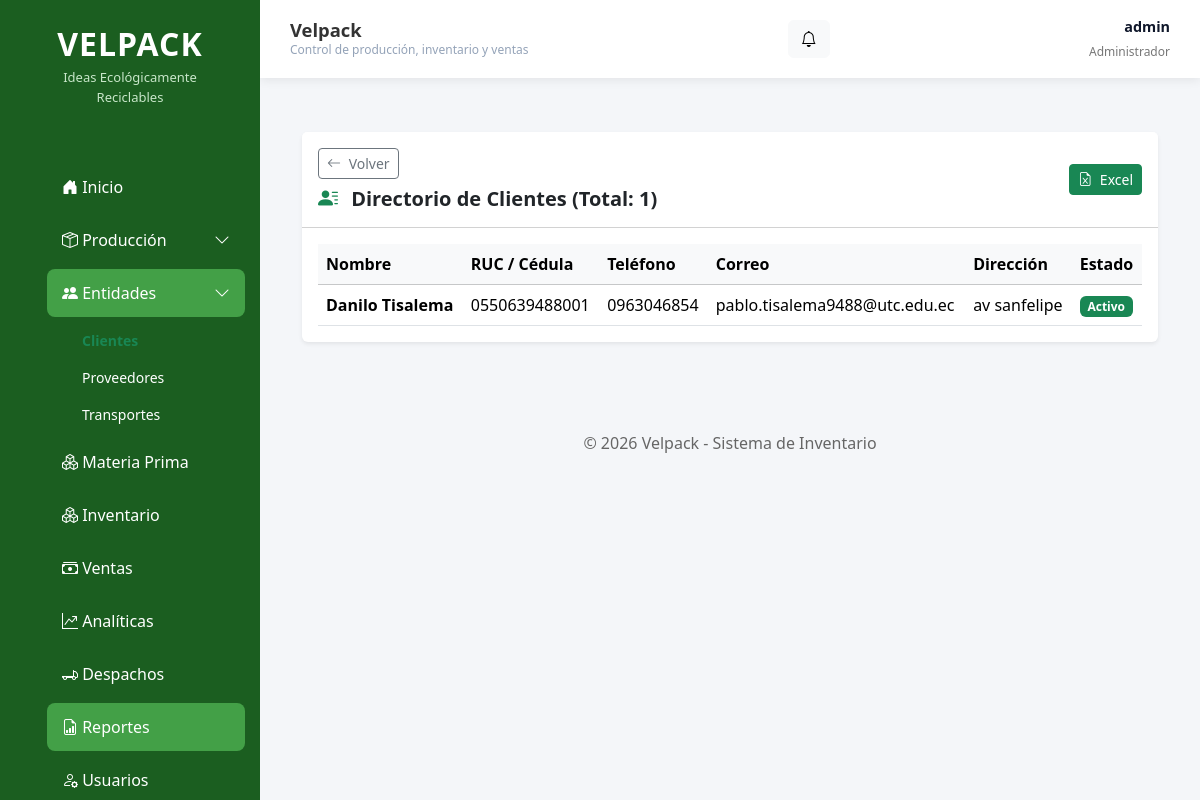
The page /reportes/clientes/ (signed in) on the database as committed earlier.
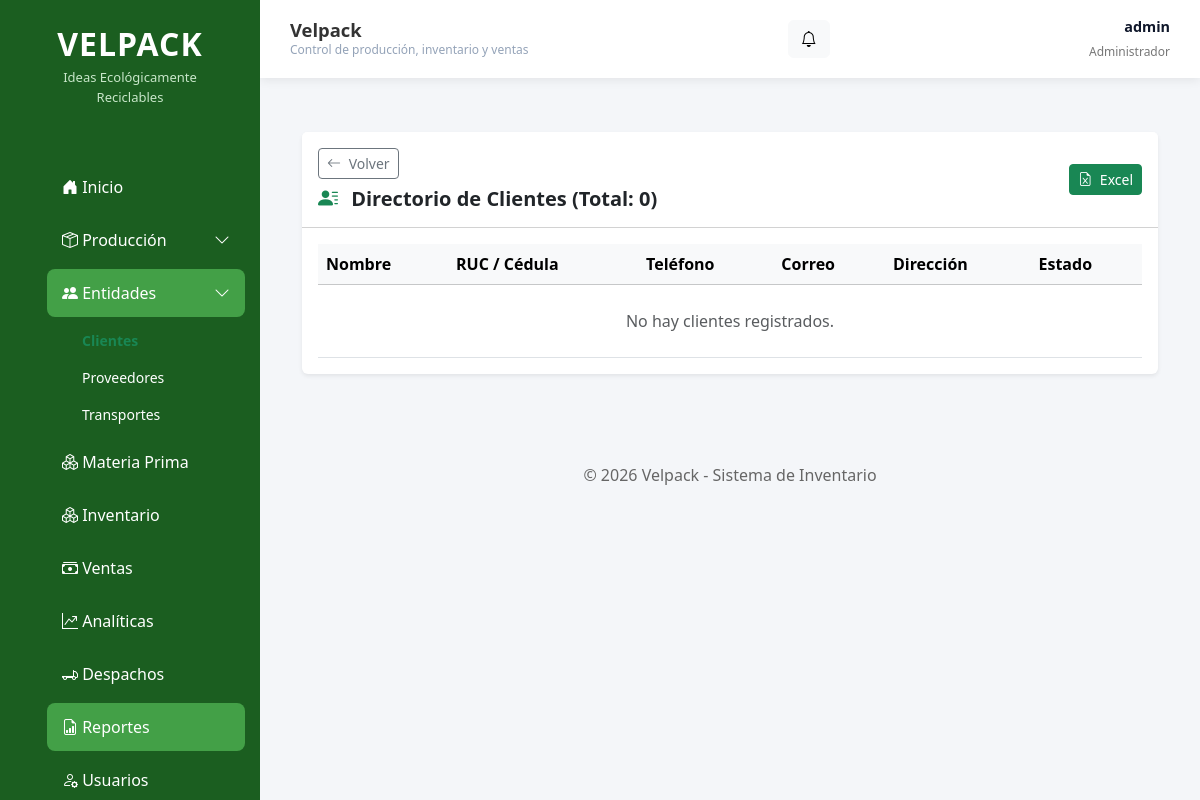
The same page on the database as committed later.
### apps/clientes/models.py (models this page shows, shortened)
class Cliente(models.Model):
    nombre = models.CharField(max_length=150)
    ruc = models.CharField(
        max_length=13,
        unique=True
    )
    telefono = models.CharField(
        max_length=15,
        blank=True
    )
    correo = models.EmailField(
        blank=True
    )
    direccion = models.TextField()
    activo = models.BooleanField(default=True)
    fecha_registro = models.DateTimeField(auto_now_add=True)
    class Meta:
        ordering = ["nombre"]

### apps/reportes/views.py (the view)
# urls.py: path('clientes/', views.reporte_clientes, name='clientes'),
@user_passes_test(lambda u: u.is_superuser)
@staff_member_required
def reporte_clientes(request):
    clientes = Cliente.objects.all().order_by('nombre')
    total_clientes = clientes.count()
    return render(request, 'reportes/reporte_clientes.html', {'clientes': clientes, 'total_clientes': total_clientes})

### apps/accounts/context_processors.py (called while the page is built)
def avisos(request):
    user = getattr(request, "user", None)
    if not user or not user.is_authenticated or not user.is_superuser:
        return {"avisos_pendientes": 0, "avisos_recientes": []}
    avisos_qs = AvisoInterno.objects.all()
    return {
        "avisos_pendientes": avisos_qs.filter(leido=False).count(),
        "avisos_recientes": list(avisos_qs[:5]),
    }

### templates/reportes/reporte_clientes.html
{% extends 'base.html' %}
{% block content %}
<div class="container-fluid py-4">
    <div class="card shadow-sm border-0">
        <div class="card-header bg-white py-3 d-flex flex-wrap justify-content-between align-items-center gap-2">
            <div>
                <a href="{% url 'reportes:panel' %}" class="btn btn-outline-secondary btn-sm mb-2"><i class="bi bi-arrow-left me-1"></i> Volver</a>
                <h5 class="mb-0 fw-bold text-dark"><i class="bi bi-person-lines-fill me-2 text-success"></i> Directorio de Clientes (Total: {{ total_clientes }})</h5>
            </div>
            <a href="{% url 'reportes:exportar_clientes_excel' %}" class="btn btn-success btn-sm"><i class="bi bi-file-earmark-excel me-1"></i> Excel</a>
        </div>
        <div class="card-body">
            <div class="table-responsive">
                <table class="table table-hover align-middle">
                    <thead class="table-light">
                        <tr><th>Nombre</th><th>RUC / Cédula</th><th>Teléfono</th><th>Correo</th><th>Dirección</th><th>Estado</th></tr>
                    </thead>
                    <tbody>
                        {% for c in clientes %}
                        <tr>
                            <td class="fw-bold">{{ c.nombre }}</td>
                            <td>{{ c.ruc }}</td>
                            <td>{{ c.telefono|default:"-" }}</td>
                            <td>{{ c.correo|default:"-" }}</td>
                            <td>{{ c.direccion }}</td>
                            <td><span class="badge {% if c.activo %}bg-success{% else %}bg-secondary{% endif %}">{% if c.activo %}Activo{% else %}Inactivo{% endif %}</span></td>
                        </tr>
                        {% empty %}
                        <tr><td colspan="6" class="text-center text-muted py-4">No hay clientes registrados.</td></tr>
                        {% endfor %}
                    </tbody>
                </table>
            </div>
        </div>
    </div>
</div>
{% endblock %}

Rows that differ between the two databases and show on the page:
removed Cliente: nombre "Danilo Tisalema", ruc "0550639488001", telefono "0963046854", correo "pablo.tisalema9488@utc.edu.ec", direccion "av sanfelipe", activo "Activo"
Other text that changed with them:
{{ total_clientes }}: "1" → "0"
text now shown: "No hay clientes registrados."
